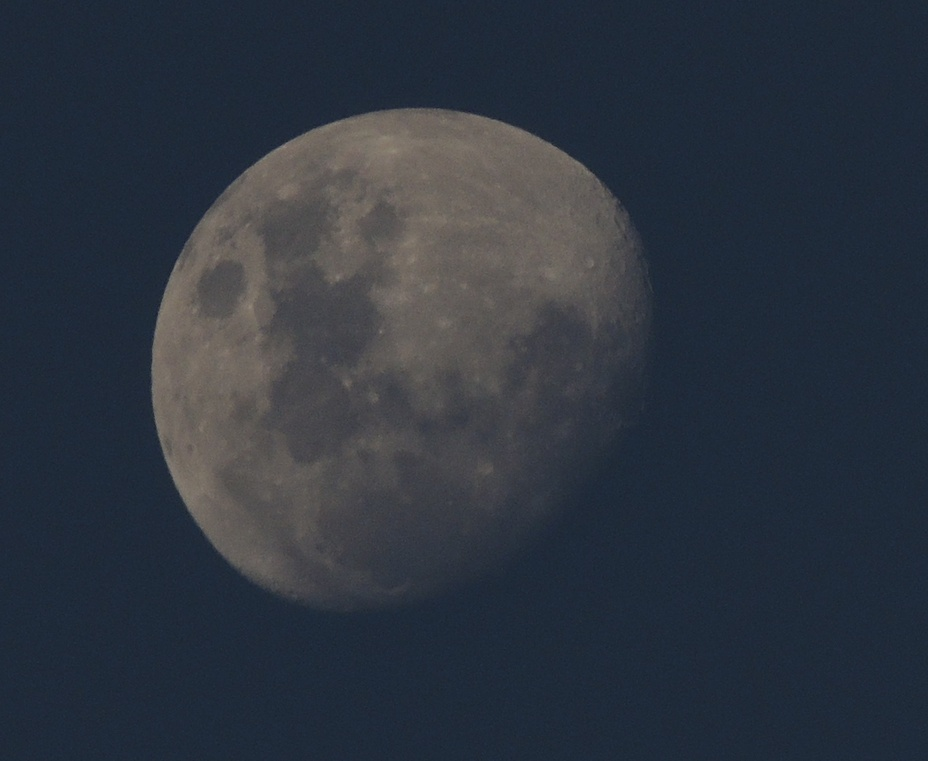
#> input picture files/DSCN2957 (Edited).JPG, 928 x 761 px, shrunk from 1388 x 1138 before the run, found by its file name
$ jupyter execute code.ipynb   (shell and % lines are left out)
#> lines starting #> are read from the running program, lines starting #| are printed output that depends on the picture
## Parte 1

[cell 1]
# Bibliotecas
import math
import numpy as np
import matplotlib.pyplot as plt
import cv2

### Sinal corrompido pelo ruído deve ser representado por x[n] = s[n] + r[n]

[cell 2]
N = 1

resultado = np.zeros(200)
s = np.zeros(200)
r = np.zeros(200)

for n in range (0,200):
  s[n] = math.cos(0.8 * n) + 0.3 * math.sin(0.20 * n)
  r[n] = np.random.uniform(-0.3, 0.3, N)

  resultado[n] = s[n]+r[n]

print (resultado)
# resultado é o sinal corrompido que é o sinal de entrada

Sinal em amarelo é o sinal Original e o sinal em vermelho é o sinal com Ruido

[cell 3]
n_values = np.arange(200)

fig, ax = plt.subplots(figsize=(10, 5))

ax.plot(n_values, s, label='Sinal Original (s)', color='yellow', lw=2)

ax.plot(n_values, resultado, label='Sinal com Ruído (resultado)', color='red', linestyle='--', alpha=0.7)

ax.set_title('Sinal Original vs. Sinal com Ruído ao Longo do Tempo')
ax.set_xlabel('Índice (n)')
ax.set_ylabel('Amplitude')

ax.legend()

ax.grid(True)

plt.show()
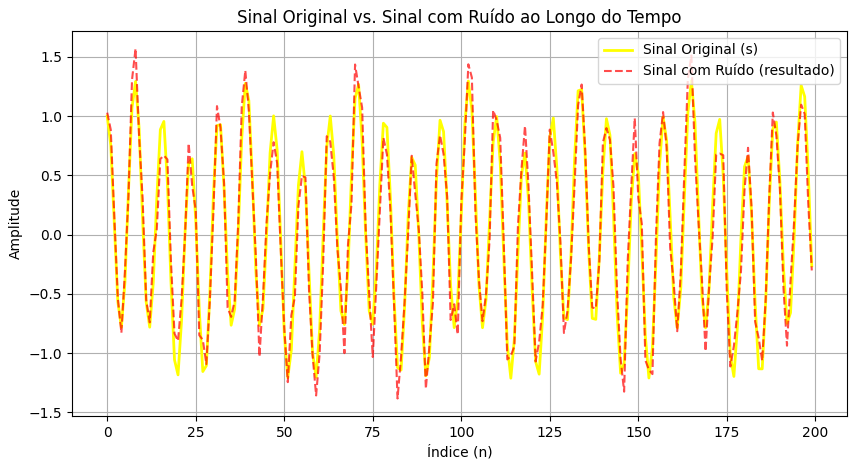
#> figure drawn by matplotlib, 1 panel; curve peaks at x = 165, y = 1.3; curve peaks at x = 8, y = 1.57

### A resposta ao impulso h[n]
#### h[n] = (1 −a)(a)n · u[n].

[cell 4]
n = 0

h1 = np.zeros(200)
h2 = np.zeros(200)
h3 = np.zeros(200)

a1 = 0.5
a2 = 0.75
a3 = 0.95

for n in range(0,200):
  h1[n] = (1-a1) * (a1**n)* 1 # como os valores vão de 0 a 200, u[n] >= 0 então vai ser sempre 1

for n in range(0,200):
  h2[n] = (1-a2) * (a2**n)* 1

for n in range(0,200):
  h3[n] = (1-a3) * (a3**n)* 1

[cell 5]
n_values = np.arange(200)

fig, ax = plt.subplots(figsize=(12, 6))

ax.plot(n_values, h1, label=f'h1 (a={a1})', color='blue', lw=2)

ax.plot(n_values, h2, label=f'h2 (a={a2})', color='green', lw=2)

ax.plot(n_values, h3, label=f'h3 (a={a3})', color='red', lw=2)

ax.set_title('Respostas ao Impulso h[n] para Diferentes Valores de a')
ax.set_xlabel('Índice (n)')
ax.set_ylabel('Amplitude h[n]')

ax.legend()

ax.grid(True)

plt.show()
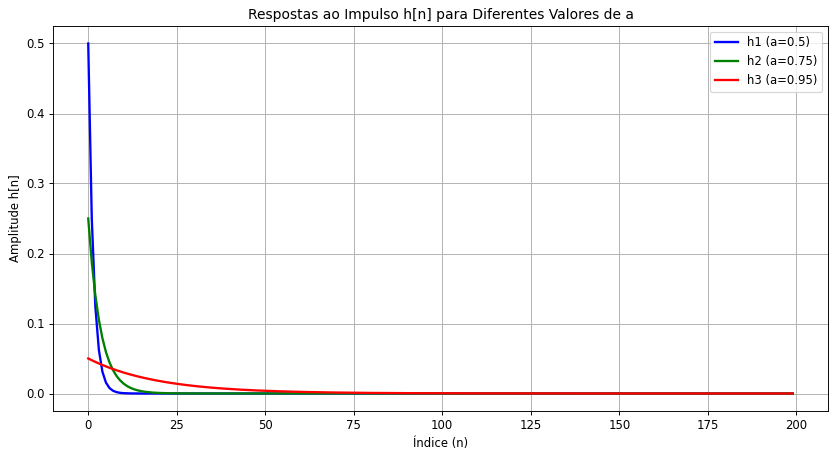
#> figure drawn by matplotlib, 1 panel; curve peaks at x = 0, y = 0.5; curve peaks at x = 0, y = 0.25; curve peaks at x = 0, y = 0.05

### Convolução em tempo discreto
#### c[n] = x[n] ∗ h[n]

[cell 6]
def convol(x, h):
  len_x = len(x)
  len_h = len(h)

  len_c = len_x + len_h - 1

  c = np.zeros(len_c)

  for n in range(len_c):
    for k in range(len_x):
      if 0 <= n - k < len_h:
        c[n] += x[k] * h[n - k]

  return c

[cell 7]
c1 = convol(resultado, h1)

c2 = convol(resultado, h2)

c3 = convol(resultado, h3)

[cell 8]
n_values = np.arange(len(c1))

fig, ax = plt.subplots(figsize=(12, 6))

ax.plot(n_values, c1, label=f'c1 (a={a1})', color='purple', lw=2)

ax.plot(n_values, c2, label=f'c2 (a={a2})', color='orange', lw=2)

ax.plot(n_values, c3, label=f'c3 (a={a3})', color='brown', lw=2)

ax.set_title('Sinais Convoluídos c[n] para Diferentes Valores de a')
ax.set_xlabel('Índice (n)')
ax.set_ylabel('Amplitude c[n]')

ax.legend()

ax.grid(True)

plt.show()
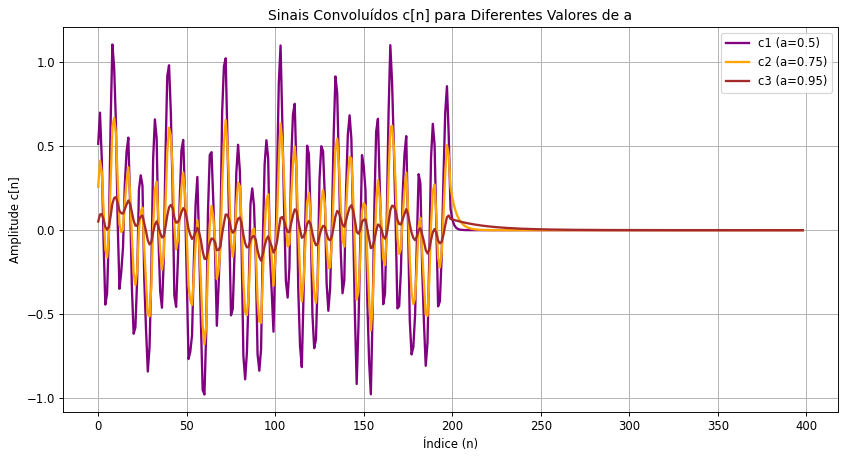
#> figure drawn by matplotlib, 1 panel; curve peaks at x = 8, y = 1.11; curve peaks at x = 9, y = 0.669; curve peaks at x = 10, y = 0.197

## Parte 2

Utilizei como base para aprender o código da convolução 2D esse artigo no Medium: https://medium.com/@er_95882/convolution-image-filters-cnns-and-examples-in-python-pytorch-bd3f3ac5df9c

A diferença do código para a equação mostrada, é que o somatório não irá até o infinito, e sim da largura e altura minima até a maxima da imagem.

Acredito que depois de entender isso foi fácil de entender e passar para o código.

Outra diferença é a subtração da altura e largura do kernel, isso ocorre por que nós não podemos calcular o kernel onde não existe imagem. Imagine que a largura da imagem é 100 px e o kernel é 3, só é possivel calcular o kernel até 97 + 1. E o mesmo se aplica para a altura!

c[x, y] = I[x, y] ∗ K[x, y]

I[x, y] -> Imagem

---

K[x, y] -> Resposta ao impulso

---

x e y representam as coordenadas de cada pixel da imagem

---

c[x, y] representa o resultado da operação de
convolução 2D

[cell 9]
def convol2d(image, kernel):

  image_height, image_width = image.shape
  kernel_height, kernel_width = kernel.shape

  print (kernel.shape)

  output_height = image_height - kernel_height + 1
  output_width = image_width - kernel_width + 1

  output = np.zeros((output_height, output_width))
  # image
  for i in range(output_height):
    for j in range(output_width):
      c_x_y = 0
      # kernel
      for kh in range(kernel_height):
        for kw in range(kernel_width):

          c_x_y += image[i + kh, j + kw] * kernel[kh, kw]

      output[i, j] = c_x_y

  return output

Tive dificuldade para pensar em uma forma do colab não SUMIR com a minha foto, como solução eu clonei o meu repositório github que tinha a foto, e ai com isso eu busquei pelo diretório da foto.

[cell 10]
img = cv2.imread("/content/sistemas-e-sinais/files/DSCN2957 (Edited).JPG")
#> img is the input picture: shape (761, 928, 3); mean B, G, R 63.7, 53.1, 45.9

imagem = cv2.cvtColor(img, cv2.COLOR_BGR2GRAY)

plt.imshow(imagem, cmap='gray')
plt.title('Imagem Original')
plt.axis('off')
plt.show()

[cell 11]
# criação dos filtros de acordo com o enunciado
k_relevo = np.array([ [-2, -1, 0],
                      [-1, 1, 1],
                      [ 0, 1, 2] ])

k_bordas = np.array([ [-1, -2, -1],
                      [0, 0, 0],
                      [1, 2, 1] ])

imagem_convertida_relevo_pequena = convol2d (imagem, k_relevo)
#> after the loop in convol2d, `for i in range(output_height):`:
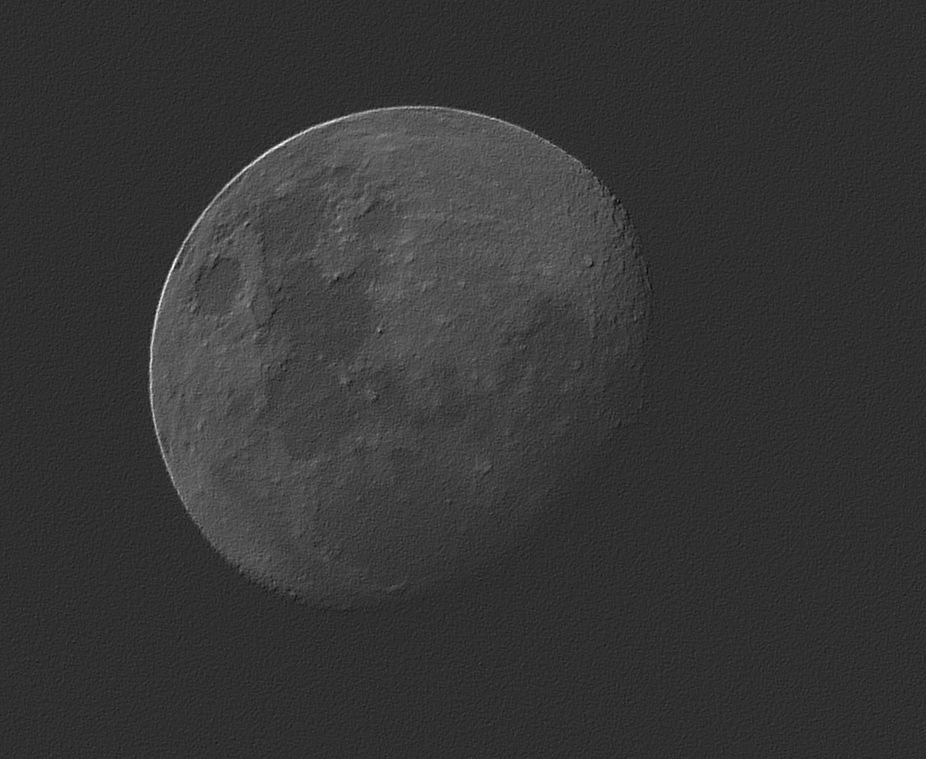
#> output: shape (759, 926) float64; min -36, max 375, mean 52.2; drawn with min black and max white

plt.imshow(imagem_convertida_relevo_pequena, cmap='gray')
plt.title('Imagem Convertida Relevo')
plt.axis('off')
plt.show()

[cell 12]
imagem_convertida_bordas = convol2d (imagem, k_bordas)
#> after the loop in convol2d (call 2), `for i in range(output_height):`:
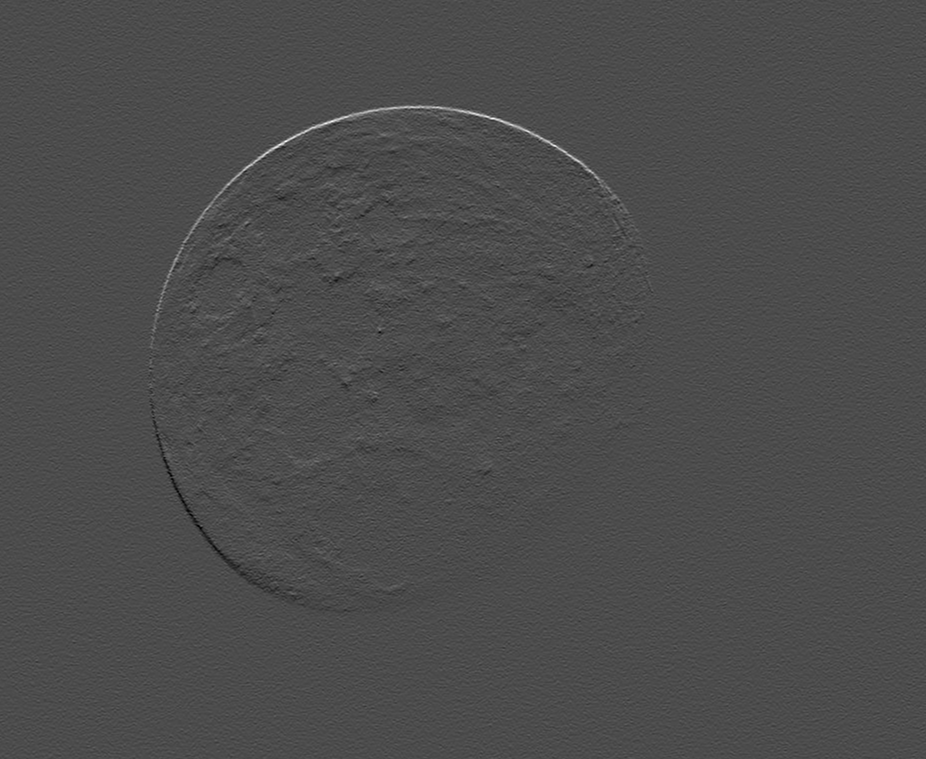
#> output: shape (759, 926) float64; min -124, max 290, mean 0; drawn with min black and max white
